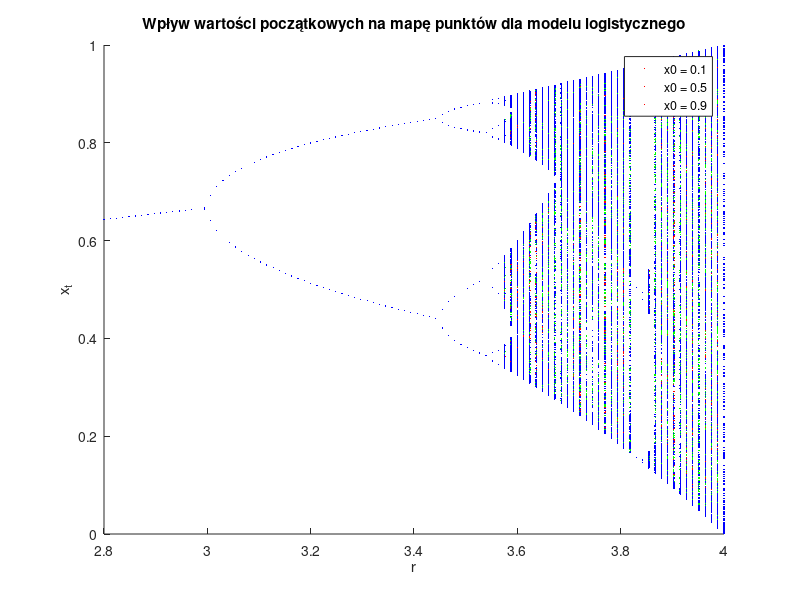

This figure's MATLAB source:
function logistic_initial_conditions()
    % Ustawienia
    r_values = linspace(2.8, 4, 100); % 100 wartości r w przedziale [2.8, 4]
    n_iterations = 1000; % Liczba iteracji
    n_last = 500; % Liczba ostatnich iteracji do wykreślenia
    x0_values = [0.1, 0.5, 0.9]; % Wybrane wartości początkowe

    % Wykres mapy punktów dla różnych x0
    figure;
    hold on;
    colors = ['r', 'g', 'b']; % Kolory dla różnych wartości x0
    for j = 1:length(x0_values)
        x0 = x0_values(j);
        x_values = zeros(length(r_values), n_iterations);
        
        % Obliczanie wartości xt dla różnych r
        for i = 1:length(r_values)
            x_values(i, 1) = x0; % Ustawiamy wartość początkową
            for t = 2:n_iterations
                x_values(i, t) = r_values(i) * x_values(i, t-1) * (1 - x_values(i, t-1));
            end
        end
        
        % Rysujemy mapę punktów
        for i = 1:length(r_values)
            plot(r_values(i) * ones(1, n_last), x_values(i, end-n_last+1:end), '.', 'Color', colors(j), 'MarkerSize', 1);
        end
    end
    
    title('Wpływ wartości początkowych na mapę punktów dla modelu logistycznego');
    xlabel('r');
    ylabel('x_t');
    xlim([2.8, 4]);
    ylim([0, 1]);
    legend(arrayfun(@(x) sprintf('x0 = %.1f', x), x0_values, 'UniformOutput', false));
    hold off;
end
